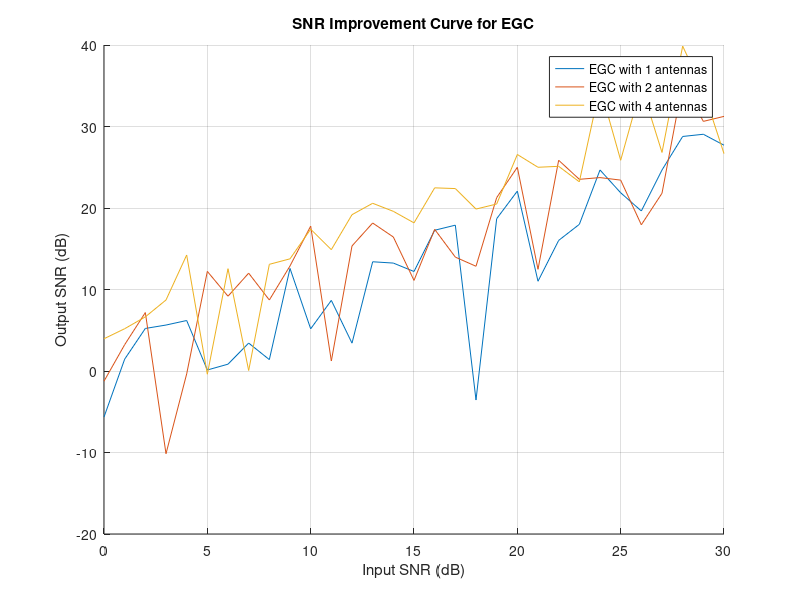
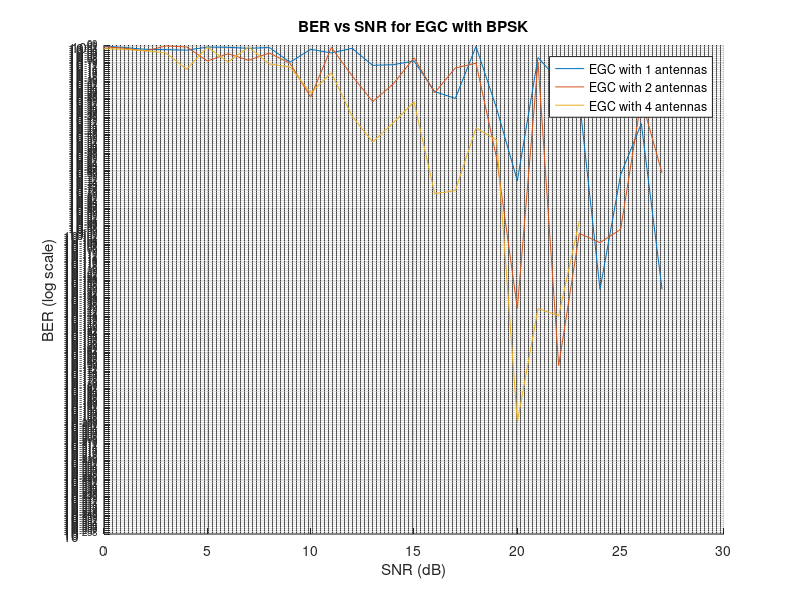

MATLAB code to generate these figures, in order:
clc;
clear;
close all;

num_antenna = [1, 2, 4];
snr_db = 0:1:30;
snr_linear = 10.^(snr_db / 10);
p = 1; % Transmit power
sigma2 = 0.1;

% Plot 1: SNR Improvement
figure(1);
hold on;

% Plot 2: BER
figure(2);
hold on;

for l = num_antenna
    h_coeff = (randn(l, length(snr_db)) + 1i * randn(l, length(snr_db))) / sqrt(2);
    snr_output = zeros(1, length(snr_db));
    ber = zeros(1, length(snr_db));
    
    for j = 1:length(snr_db)
        h_i = h_coeff(:, j);
        
        % Equal Gain Combining (EGC)
        y_comb = sum(h_i); % Sum all antenna outputs (EGC assumes phase alignment)
        snr_output(j) = abs(y_comb).^2 * snr_linear(j);
        
        % BER for BPSK
        ber(j) = qfunc(sqrt(2 * snr_output(j)));
    end
    
    % Plot SNR Improvement
    figure(1);
    snroutput_db = 10 * log10(snr_output);
    plot(snr_db, snroutput_db, 'DisplayName', ['EGC with ', num2str(l), ' antennas']);
    
    % Plot BER
    figure(2);
    semilogy(snr_db, ber, 'DisplayName', ['EGC with ', num2str(l), ' antennas']);
end

% Finalize SNR Plot
figure(1);
title('SNR Improvement Curve for EGC');
xlabel('Input SNR (dB)');
ylabel('Output SNR (dB)');
legend('show');
grid on;

% Finalize BER Plot
figure(2);
title('BER vs SNR for EGC with BPSK');
xlabel('SNR (dB)');
ylabel('BER (log scale)');
legend('show');
grid on;
